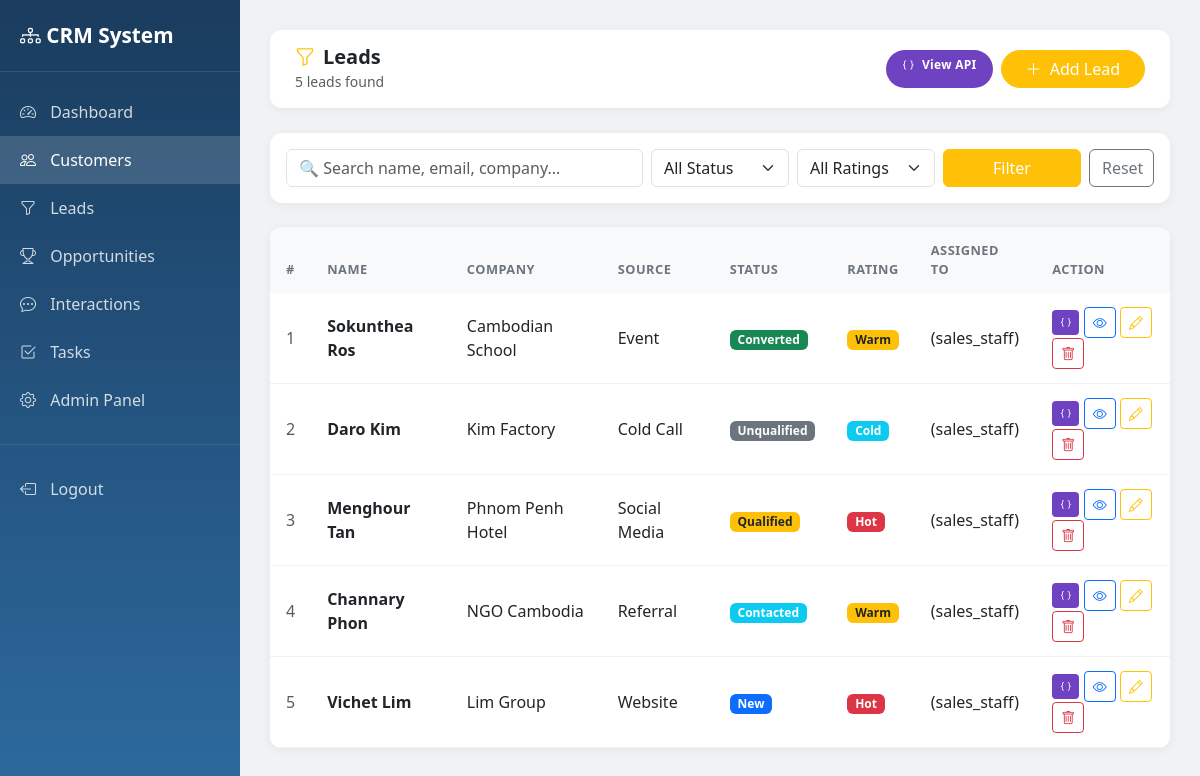
The page /leads/ (signed in) on the database its author committed.
### leads/models.py (models this page shows, shortened)
class Lead(models.Model):
    SOURCE_CHOICES = [
        ('website', 'Website'),
        ('referral', 'Referral'),
        ('social_media', 'Social Media'),
        ('cold_call', 'Cold Call'),
        ('event', 'Event'),
    ]
    STATUS_CHOICES = [
        ('new', 'New'),
        ('contacted', 'Contacted'),
        ('qualified', 'Qualified'),
        ('unqualified', 'Unqualified'),
        ('converted', 'Converted'),
    ]
    RATING_CHOICES = [
        ('hot', '🔥 Hot'),
        ('warm', '😊 Warm'),
        ('cold', '❄️ Cold'),
    ]
    full_name = models.CharField(max_length=200)
    email = models.EmailField(blank=True)
    phone = models.CharField(max_length=20, blank=True)
    company = models.CharField(max_length=200, blank=True)
    source = models.CharField(max_length=30, choices=SOURCE_CHOICES, blank=True)
    status = models.CharField(max_length=20, choices=STATUS_CHOICES, default='new')
    rating = models.CharField(max_length=10, choices=RATING_CHOICES, blank=True)
    budget = models.DecimalField(max_digits=12, decimal_places=2, null=True, blank=True)
    notes = models.TextField(blank=True)
    assigned_to = models.ForeignKey(User, on_delete=models.SET_NULL, null=True, blank=True)
    converted_customer = models.ForeignKey(Customer, on_delete=models.SET_NULL, null=True, blank=True)
    converted_at = models.DateTimeField(null=True, blank=True)
    created_at = models.DateTimeField(auto_now_add=True)
    updated_at = models.DateTimeField(auto_now=True)

### accounts/models.py (models this page shows)
class User(AbstractUser):
    ROLE_CHOICES = [
        ('admin', 'Admin'),
        ('sales_staff', 'Sales Staff'),
        ('customer_service', 'Customer Service'),
    ]
    phone = models.CharField(max_length=20, blank=True)
    role = models.CharField(max_length=20, choices=ROLE_CHOICES, default='sales_staff')
    profile_image = models.ImageField(upload_to='profiles/', blank=True, null=True)
    def __str__(self):
        return f"{self.get_full_name()} ({self.role})"

### leads/views.py (the view)
# urls.py: path('', views.lead_list, name='lead_list'),
@login_required
def lead_list(request):
    query = request.GET.get('q', '')
    status = request.GET.get('status', '')
    rating = request.GET.get('rating', '')
    leads = Lead.objects.all().order_by('-created_at')
    if query:
        leads = leads.filter(
            Q(full_name__icontains=query) |
            Q(email__icontains=query) |
            Q(company__icontains=query)
        )
    if status:
        leads = leads.filter(status=status)
    if rating:
        leads = leads.filter(rating=rating)
    context = {
        'leads': leads,
        'query': query,
        'status': status,
        'rating': rating,
        'total': leads.count(),
    }
    return render(request, 'leads/lead_list.html', context)

### templates/leads/lead_list.html (shortened to what this page needs)
<!DOCTYPE html>
<html lang="en">
<head>
    <link href="https://cdn.jsdelivr.net/npm/bootstrap@5.3.0/dist/css/bootstrap.min.css" rel="stylesheet">
    <link href="https://cdn.jsdelivr.net/npm/bootstrap-icons@1.10.0/font/bootstrap-icons.css" rel="stylesheet">
</head>
<body>
<div class="sidebar">
    <div class="brand"><i class="bi bi-diagram-3"></i> CRM System</div>
    <div class="mt-3">
        <a href="/dashboard/"><i class="bi bi-speedometer2"></i> Dashboard</a>
        <a href="/customers/" class="active"><i class="bi bi-people"></i> Customers</a>
        <a href="/leads/"><i class="bi bi-funnel"></i> Leads</a>
        <a href="/opportunities/"><i class="bi bi-trophy"></i> Opportunities</a>
        <a href="/interactions/"><i class="bi bi-chat-dots"></i> Interactions</a>
        <a href="/tasks/"><i class="bi bi-check2-square"></i> Tasks</a>
        <a href="/admin/"><i class="bi bi-gear"></i> Admin Panel</a>
        <div style="border-top: 1px solid rgba(255,255,255,0.1); margin: 20px 0;"></div>
        <a href="/accounts/logout/"><i class="bi bi-box-arrow-left"></i> Logout</a>
    </div>
</div>
<div class="main-content">
    <div class="topbar">
        <div>
            <h5 class="mb-0 fw-bold"><i class="bi bi-funnel text-warning me-2"></i>Leads</h5>
            <small class="text-muted">{{ total }} lead{{ total|pluralize }} found</small>
        </div>
        <div class="d-flex gap-2">
            <a href="/api/leads/" target="_blank" class="btn btn-api rounded-pill px-3">
                <i class="bi bi-braces me-1"></i> View API
            </a>
            <a href="/leads/add/" class="btn btn-warning rounded-pill px-4 text-white">
                <i class="bi bi-plus-lg me-1"></i> Add Lead
            </a>
        </div>
    </div>
    <div class="table-card mb-4 p-3">
        <form method="get" class="row g-2 align-items-end">
            <div class="col-md-5">
                <input type="text" name="q" value="{{ query }}" class="form-control" placeholder="🔍 Search name, email, company...">
            </div>
            <div class="col-md-2">
                <select name="status" class="form-select">
                    <option value="">All Status</option>
                </select>
            </div>
            <div class="col-md-2">
                <select name="rating" class="form-select">
                    <option value="">All Ratings</option>
                </select>
            </div>
            <div class="col-md-2">
                <button type="submit" class="btn btn-warning w-100 text-white">Filter</button>
            </div>
            <div class="col-md-1">
                <a href="/leads/" class="btn btn-outline-secondary w-100">Reset</a>
            </div>
        </form>
    </div>
    <div class="table-card">
        <table class="table mb-0">
            <thead>
                <tr>
                    <th>#</th>
                    <th>Name</th>
                    <th>Company</th>
                    <th>Source</th>
                    <th>Status</th>
                    <th>Rating</th>
                    <th>Assigned To</th>
                    <th>Action</th>
                </tr>
            </thead>
            <tbody>
                {% for lead in leads %}
                <tr>
                    <td class="text-muted">{{ forloop.counter }}</td>
                    <td class="fw-semibold">{{ lead.full_name }}</td>
                    <td>{{ lead.company|default:"-" }}</td>
                    <td>{{ lead.get_source_display|default:"-" }}</td>
                    <td>
                        <span class="badge
                            {% if lead.status == 'new' %}bg-primary
                            {% elif lead.status == 'contacted' %}bg-info
                            {% elif lead.status == 'qualified' %}bg-warning text-dark
                            {% elif lead.status == 'converted' %}bg-success
                            {% else %}bg-secondary{% endif %}">
                            {{ lead.get_status_display }}
                        </span>
                    </td>
                    <td>
                        {% if lead.rating == 'hot' %}
                            <span class="badge bg-danger"> Hot</span>
                        {% elif lead.rating == 'warm' %}
                            <span class="badge bg-warning text-dark"> Warm</span>
                        {% elif lead.rating == 'cold' %}
                            <span class="badge bg-info"> Cold</span>
                        {% else %}-{% endif %}
                    </td>
                    <td>{{ lead.assigned_to|default:"-" }}</td>
                    <td>
                        <a href="/api/leads/{{ lead.pk }}/" target="_blank" class="btn btn-sm btn-json" title="View JSON">
                            <i class="bi bi-braces"></i>
                        </a>
                        <a href="/leads/{{ lead.pk }}/" class="btn btn-sm btn-outline-primary">
                            <i class="bi bi-eye"></i>
                        </a>
                        <a href="/leads/{{ lead.pk }}/edit/" class="btn btn-sm btn-outline-warning">
                            <i class="bi bi-pencil"></i>
                        </a>
                        <a href="/leads/{{ lead.pk }}/delete/" class="btn btn-sm btn-outline-danger">
                            <i class="bi bi-trash"></i>
                        </a>
                    </td>
                </tr>
                {% endfor %}
            </tbody>
        </table>
    </div>
</div>
</body>
</html>

### templates/leads/lead_list.html (style rules this page uses)
body { background-color: #f0f2f5; }
.sidebar { min-height: 100vh; background: linear-gradient(180deg, #1a3c5e 0%, #2d6a9f 100%); width: 240px; position: fixed; padding-top: 20px; }
.sidebar .brand { color: white; font-size: 1.3rem; font-weight: 700; padding: 0 20px 20px; border-bottom: 1px solid rgba(255,255,255,0.1); }
.sidebar a { color: rgba(255,255,255,0.8); text-decoration: none; display: block; padding: 12px 20px; transition: all 0.2s; }
.sidebar a:hover, .sidebar a.active { background: rgba(255,255,255,0.15); color: white; }
.sidebar a i { margin-right: 10px; }
.main-content { margin-left: 240px; padding: 30px; }
.topbar { background: white; border-radius: 12px; padding: 15px 25px; margin-bottom: 25px; box-shadow: 0 2px 10px rgba(0,0,0,0.05); display: flex; justify-content: space-between; align-items: center; }
.table-card { background: white; border-radius: 12px; box-shadow: 0 2px 10px rgba(0,0,0,0.06); overflow: hidden; }
.table thead th { background: #f8f9fa; font-size: 0.8rem; text-transform: uppercase; letter-spacing: 0.5px; color: #6c757d; border: none; padding: 14px 16px; }
.table tbody td { padding: 14px 16px; vertical-align: middle; border-color: #f0f2f5; }
.btn-api { background: #6f42c1; color: white; border: none; font-size: 0.75rem; font-weight: 600; letter-spacing: 0.3px; }
.btn-json { background: #6f42c1; color: white; border: none; font-size: 0.7rem; }

### rows shown on the page
Lead: full_name "Sokunthea Ros", company "Cambodian School", source "Event", status "Converted", rating "Warm", assigned_to "(sales_staff)"
Lead: full_name "Daro Kim", company "Kim Factory", source "Cold Call", status "Unqualified", rating "Cold", assigned_to "(sales_staff)"
Lead: full_name "Menghour Tan", company "Phnom Penh Hotel", source "Social Media", status "Qualified", rating "Hot", assigned_to "(sales_staff)"
Lead: full_name "Channary Phon", company "NGO Cambodia", source "Referral", status "Contacted", rating "Warm", assigned_to "(sales_staff)"
Lead: full_name "Vichet Lim", company "Lim Group", source "Website", status "New", rating "Hot", assigned_to "(sales_staff)"

### other values the page prints
{{ total }} "5"
